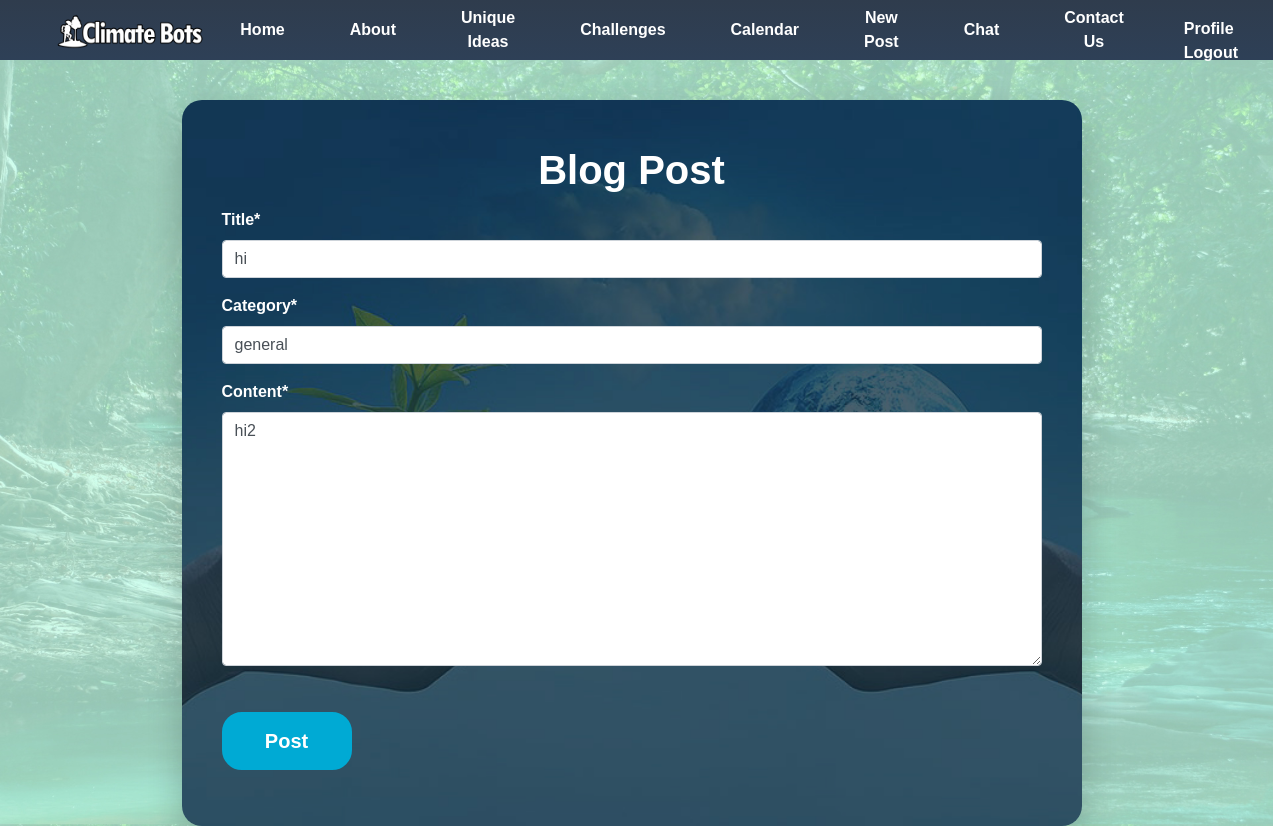
Screenshot of /post/12/update/ (signed in) with the database file from the repository.
### blog/models.py (models this page shows, shortened)
class Post(models.Model):
  title = models.CharField(max_length=100)
  content = models.TextField()
  date_posted = models.DateTimeField(default=timezone.now)
  author = models.ForeignKey(User, on_delete=models.CASCADE)
  category = models.CharField(max_length=225,default='general')

### blog/views.py (the view, shortened to what this page needs)
# urls.py: path('post/<int:pk>/update/', PostUpdateView.as_view(), name='post-update'),
class PostUpdateView(LoginRequiredMixin, UserPassesTestMixin, UpdateView):
    model = Post
    fields = ['title','category', 'content']
    def test_func(self):
        post = self.get_object()
        if self.request.user == post.author:
            return True
        return False

### blog/templates/blog/post_form.html (shortened to what this page needs)
{% extends "blog/base.html" %}
{% load crispy_forms_tags %}
{% block content %}
  <div class="postform-content-section">
    <form method="POST">
      <fieldset class="postform-form-group">
        <legend class ="postform-title">Blog Post</legend>
        {{ form |crispy }}
      </fieldset>
      <div class="form-group">
        <button class="unique-btn">Post</button>
      </div>
    </form>
  </div>
{% endblock content %}

### blog/static/blog/main.css (style rules this page uses)
* { box-sizing:border-box; margin:0; padding:0; font-family: Arial, Helvetica, sans-serif; }
body { background: url(../../../media/img/other/background.jpg) center/cover; width:100%; height:100vh; margin-top: 0; padding:0; }
.login-form-group, .postform-form-group { font-weight: bold; }
.postform-content-section { margin-top:40px; padding:40px; width:900px; background:url(../../../media/img/other/environmentbg.jpg) no-repeat center/cover; border-radius:20px; margin-left:100px; box-shadow:0 15px 35px rgba(0, 0, 0, 0.2); color:#fff; }
.postform-title { font-weight: bold; text-align:center; font-size: 40px; color:#fff; }
.unique-btn { margin-top: 30px; text-align: center; width:130px; border: 4px solid #00aad4; padding:6px 10px 6px 10px; color:#fff; border-radius:10px; font-size: 20px; font-weight: bold; border-radius: 20px; padding:10px; background-color: #00aad4; }

### rows the page displays
Post: title "hi", category "general", content "hi2"
